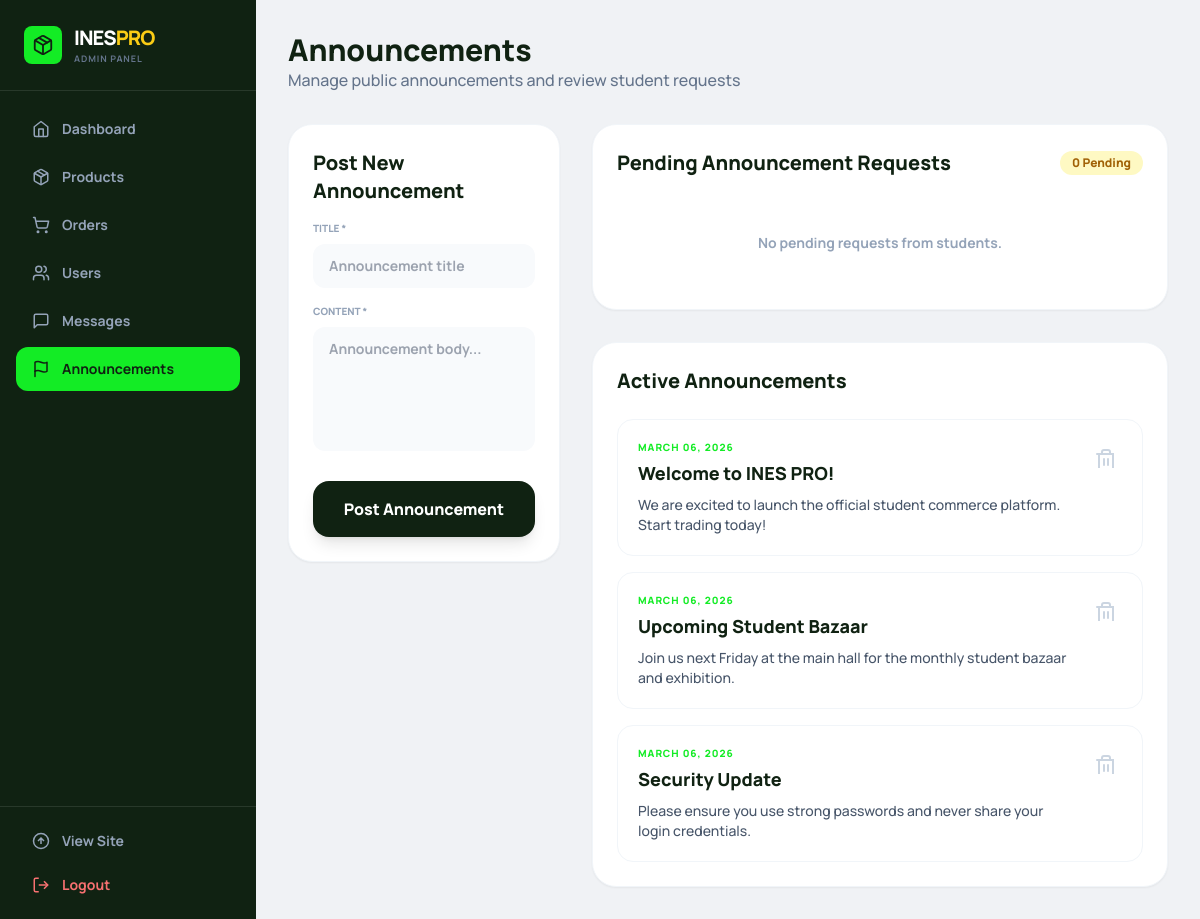
/announcements.php (signed in), run on the app's committed database.
### tables this page shows
CREATE TABLE `announcements` (
  `id` int(11) NOT NULL,
  `title` varchar(255) NOT NULL,
  `content` text NOT NULL,
  `date` datetime DEFAULT current_timestamp()
);

### announcements.php (called while the page is built, shortened)
<?php
require_once 'db.php';
require_once 'mvc/controllers/AnnouncementController.php';
$controller = new AnnouncementController($conn);
$data = $controller->handleAnnouncements();
extract($data);
include 'mvc/views/announcements_view.php';
?>

### mvc/controllers/AnnouncementController.php (called while the page is built, shortened)
<?php
require_once __DIR__ . '/../models/AnnouncementModel.php';
class AnnouncementController
{
    private $model;
    public function __construct($db)
    {
        $this->model = new AnnouncementModel($db);
    }
    public function handleAnnouncements()
    {
        $announcements = $this->model->getAllAnnouncements();
        $announcementRequests = [];
        return compact('announcements', 'announcementRequests', 'success_msg');
    }
}
?>

### mvc/models/AnnouncementModel.php (called while the page is built, shortened)
<?php
class AnnouncementModel
{
    private $db;
    public function __construct($db)
    {
        $this->db = $db;
    }
    public function getAllAnnouncements()
    {
        return $this->db->query("SELECT * FROM announcements ORDER BY date DESC");
    }
}
?>

### mvc/views/announcements_view.php (the view, shortened to what this page needs)
<!DOCTYPE html>
<html lang="en">
<head>
    <script src="https://cdn.tailwindcss.com"></script>
    <link rel="stylesheet" href="assets/css/style.css">
</head>
<body class="bg-[#f0f2f5] min-h-screen flex" style="font-family:'Manrope',sans-serif">
<?php include __DIR__ . '/partials/admin_sidebar.php'; ?>
<main class="flex-1 p-8 overflow-y-auto">
    <div class="flex justify-between items-center mb-8">
        <div>
            <h2 class="text-3xl font-black text-[#102212]">Announcements</h2>
            <p class="text-slate-500 font-medium">Manage public announcements and review student requests</p>
        </div>
    </div>
    <div class="grid lg:grid-cols-3 gap-8">
        <div class="lg:col-span-1">
            <div class="bg-white rounded-3xl p-6 border border-slate-100 shadow-sm sticky top-6">
                <h3 class="text-xl font-black text-[#102212] mb-4">Post New Announcement</h3>
                <form method="POST">
                    <div class="mb-4">
                        <label class="block text-[10px] font-black uppercase text-slate-400 mb-2">Title *</label>
                        <input type="text" name="title" required class="w-full px-4 py-3 bg-slate-50 rounded-xl text-sm font-bold outline-none focus:ring-2 focus:ring-[#13ec25]/50" placeholder="Announcement title">
                    </div>
                    <div class="mb-6">
                        <label class="block text-[10px] font-black uppercase text-slate-400 mb-2">Content *</label>
                        <textarea name="content" required rows="5" class="w-full px-4 py-3 bg-slate-50 rounded-xl text-sm font-bold outline-none focus:ring-2 focus:ring-[#13ec25]/50 resize-none" placeholder="Announcement body..."></textarea>
                    </div>
                    <button type="submit" name="create_announcement" class="w-full bg-[#102212] text-white font-black py-4 rounded-2xl hover:bg-[#13ec25] hover:text-[#102212] transition-colors shadow-lg">
                        Post Announcement
                    </button>
                </form>
            </div>
        </div>
        <div class="lg:col-span-2 space-y-8">
            <div class="bg-white rounded-3xl p-6 border border-slate-100 shadow-sm">
                <div class="flex justify-between items-center mb-6">
                    <h3 class="text-xl font-black text-[#102212]">Pending Announcement Requests</h3>
                    <span class="bg-yellow-100 text-yellow-700 text-xs font-black px-3 py-1 rounded-full"><?php echo count($announcementRequests); ?> Pending</span>
                </div>
                <div class="space-y-4">
                    <?php if (count($announcementRequests) > 0):
    foreach ($announcementRequests as $req):
?>
                        <div class="border border-slate-100 rounded-2xl p-5 bg-orange-50/50 relative overflow-hidden">
                            <div class="absolute top-0 right-0 p-4 shrink-0 flex gap-2">
                                <a href="announcements.php?approve_request=<?php echo $req['id']; ?>" class="bg-green-100 text-green-700 hover:bg-green-200 px-3 py-1.5 rounded-lg text-[10px] font-black uppercase transition-colors">Approve & Post</a>
                                <a href="announcements.php?reject_request=<?php echo $req['id']; ?>" class="bg-red-100 text-red-700 hover:bg-red-200 px-3 py-1.5 rounded-lg text-[10px] font-black uppercase transition-colors">Reject</a>
                            </div>
                            <div class="pr-40">
                                <p class="text-[10px] font-black text-slate-400 uppercase tracking-widest mb-1">From: <?php echo $req['sender_name']; ?> · <?php echo date('M d, Y', strtotime($req['timestamp'])); ?></p>
                                <h4 class="font-black text-[#102212] text-lg mb-2"><?php echo $req['subject']; ?></h4>
                                <p class="text-sm font-medium text-slate-600 bg-white p-4 rounded-xl border border-slate-100"><?php echo nl2br(htmlspecialchars($req['content'])); ?></p>
                            </div>
                        </div>
                    <?php
    endforeach;
else: ?>
                        <div class="text-center py-8">
                            <p class="text-slate-400 font-bold text-sm">No pending requests from students.</p>
                        </div>
                    <?php
endif; ?>
                </div>
            </div>
            <div class="bg-white rounded-3xl p-6 border border-slate-100 shadow-sm">
                <h3 class="text-xl font-black text-[#102212] mb-6">Active Announcements</h3>
                <div class="space-y-4">
                    <?php if ((is_array($announcements) && count($announcements) > 0) || (is_object($announcements) && property_exists($announcements, 'num_rows') && $announcements->num_rows > 0)):
    foreach ($announcements as $ann):
?>
                        <div class="border border-slate-100 rounded-2xl p-5 flex justify-between items-start hover:border-[#13ec25]/50 transition-colors">
                            <div>
                                <p class="text-[10px] font-black text-[#13ec25] uppercase tracking-widest mb-1"><?php echo date('F d, Y', strtotime($ann['date'])); ?></p>
                                <h4 class="font-black text-[#102212] text-lg mb-2"><?php echo $ann['title']; ?></h4>
                                <p class="text-sm font-medium text-slate-600 line-clamp-2"><?php echo $ann['content']; ?></p>
                            </div>
                            <a href="announcements.php?delete_announcement=<?php echo $ann['id']; ?>" onclick="return confirm('Are you sure you want to delete this announcement?');" class="ml-4 shrink-0 text-slate-300 hover:text-red-500 transition-colors p-2">
                            </a>
                        </div>
                    <?php
    endforeach;
else: ?>
                        <div class="text-center py-8">
                            <p class="text-slate-400 font-bold text-sm">No active announcements available.</p>
                        </div>
                    <?php
endif; ?>
                </div>
            </div>
        </div>
    </div>
</main>
</body>
</html>

### assets/css/style.css (style rules this page uses)
*, *::before, *::after { transition-property: color, background-color, border-color, transform, box-shadow, opacity; transition-duration: 150ms; transition-timing-function: ease; }
.line-clamp-2 { display: -webkit-box; -webkit-line-clamp: 2; -webkit-box-orient: vertical; overflow: hidden; }

### data on the page
announcements: date "MARCH 06, 2026", title "Welcome to INES PRO!", content "We are excited to launch the official student commerce platform. Start trading today!"
announcements: date "MARCH 06, 2026", title "Upcoming Student Bazaar", content "Join us next Friday at the main hall for the monthly student bazaar and exhibition."
announcements: date "MARCH 06, 2026", title "Security Update", content "Please ensure you use strong passwords and never share your login credentials."

### other printed values
$label "Dashboard"
$label "Products"
$label "Orders"
$label "Users"
$label "Messages"
$label "Announcements"
count($announcementRequests) "0"
